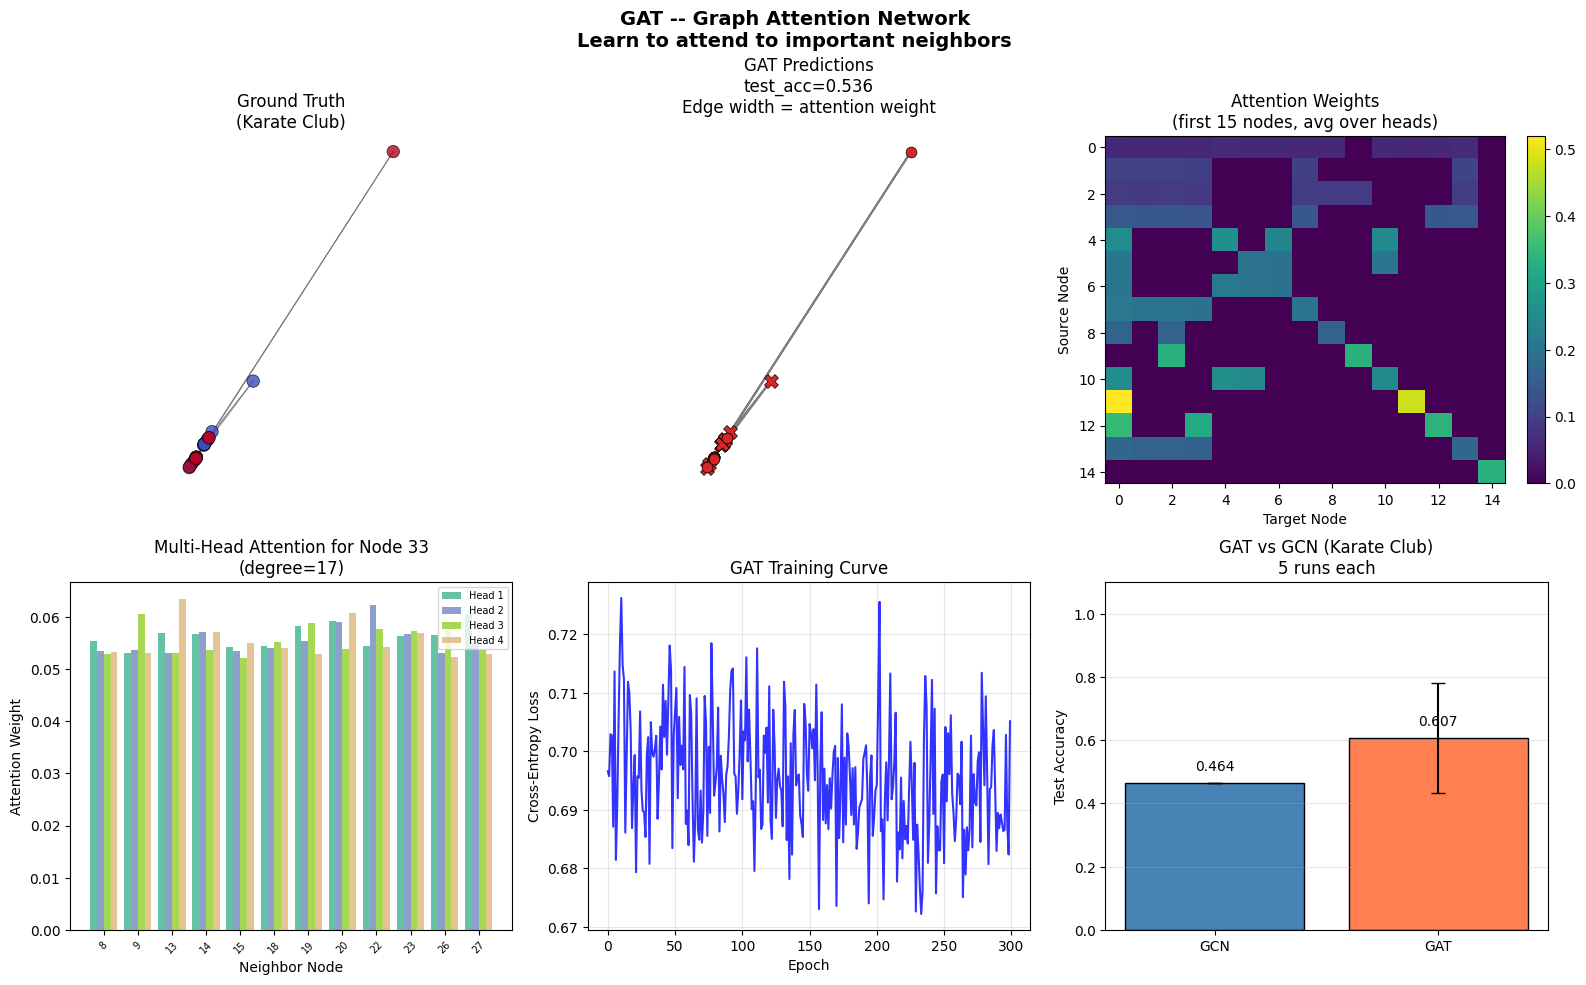

Python code for this plot:
"""
GAT -- Graph Attention Network

Paradigm: ATTENTION ON GRAPHS

===============================================================
WHAT IT IS (THE CORE IDEA)
===============================================================

Not all neighbors are equally important. LEARN attention weights!

THE GAT LAYER:
    h_i' = sigma(SUM_j alpha_ij W h_j)

Where attention alpha_ij = softmax_j(LeakyReLU(a^T [Wh_i || Wh_j]))

BREAKDOWN:
1. W h_i: Transform node i's features (linear projection)
2. W h_j: Transform node j's features (same W)
3. [Wh_i || Wh_j]: Concatenate both projections
4. a^T [...]: Learned attention mechanism (a is a vector)
5. LeakyReLU: Nonlinearity (negative slope 0.2)
6. softmax over j in N(i): Normalize across neighbors
7. Result: Weighted combination of neighbor features

EFFICIENT DECOMPOSITION:
Instead of computing a^T [Wh_i || Wh_j] for every pair:
    a = [a_l || a_r]  (split attention vector)
    e_ij = a_l^T Wh_i + a_r^T Wh_j   (additive decomposition)

This avoids materializing the n x n x 2d concatenation tensor!

===============================================================
MULTI-HEAD ATTENTION
===============================================================

Like Transformers: use multiple independent attention heads!

HIDDEN LAYERS (concatenate):
    h_i' = ||_{k=1}^K sigma(SUM_j alpha_ij^k W^k h_j)

OUTPUT LAYER (average):
    h_i' = (1/K) SUM_k sigma(SUM_j alpha_ij^k W^k h_j)

WHY MULTI-HEAD?
- Different heads can capture different relationships
- Stabilizes the learning process (reduces variance)
- More expressive without proportional parameter increase

===============================================================
GAT vs GCN
===============================================================

GCN:
- Fixed weights based on degree: 1/sqrt(d_i * d_j)
- All neighbors contribute equally (after normalization)
- Simple, fast, fewer parameters

GAT:
- LEARNED weights based on FEATURES
- Different neighbors have different importance
- More expressive, more parameters
- Weights are INTERPRETABLE (can visualize attention)

WHEN ATTENTION HELPS:
- Neighbor importance varies (not all edges equal)
- Relationships are asymmetric (directed or heterogeneous)
- You want interpretability (attention as explanation)
- Enough data to learn meaningful attention patterns

WHEN GCN SUFFICES:
- Homogeneous graphs (all edges similar)
- Small datasets (attention may overfit)
- Computational budget is tight

===============================================================
ATTENTION VISUALIZATION
===============================================================

A powerful benefit: attention weights are INTERPRETABLE!

We can see:
- Which nodes the model focuses on
- What relationships it has learned
- How information flows through the graph
- Whether attention is concentrated or diffuse

HIGH ENTROPY attention = uniform (like GCN)
LOW ENTROPY attention = concentrated (GAT's strength)

===============================================================
INDUCTIVE BIAS
===============================================================

1. FEATURE-BASED ATTENTION
   - Attention depends on node features, not just structure
   - Richer than degree-based GCN weighting

2. LOCAL ATTENTION
   - Only attend to neighbors (masked softmax)
   - Sparse attention pattern (unlike Transformer)

3. SOFT ATTENTION
   - Differentiable (end-to-end training)
   - All neighbors contribute (just with different weights)

4. SHARED MECHANISM
   - Same attention parameters a for all node pairs
   - Inductive: can generalize to new nodes/graphs

===============================================================
"""

import numpy as np
import matplotlib.pyplot as plt
import sys
sys.path.insert(0, '/Users/sid47/ML Algorithms')

from importlib import import_module
graph_module = import_module('35_graph_fundamentals')
Graph = graph_module.Graph
karate_club = graph_module.karate_club
create_community_graph = graph_module.create_community_graph
create_citation_network = graph_module.create_citation_network
create_transductive_split = graph_module.create_transductive_split
spring_layout = graph_module.spring_layout
draw_graph = graph_module.draw_graph

gcn_module = import_module('36_gcn')
softmax = gcn_module.softmax
cross_entropy_loss = gcn_module.cross_entropy_loss
GCN = gcn_module.GCN


# ============================================================
# GAT IMPLEMENTATION
# ============================================================

class GAT:
    """
    Graph Attention Network with full backpropagation.

    Paradigm: ATTENTION ON GRAPHS

    Each layer computes:
        For each head k:
            Wh = X @ W^k                           (project features)
            e_ij = LeakyReLU(a_l^k . Wh_i + a_r^k . Wh_j)  (attention logits)
            alpha_ij = softmax_j(e_ij)  over N(i)   (attention weights)
            h_i'^k = SUM_j alpha_ij^k * Wh_j        (aggregate)

        Hidden layers: h' = CONCAT(head_1, ..., head_K) then ReLU
        Output layer:  h' = MEAN(head_1, ..., head_K) then softmax

    Full gradient-based training with backprop through attention.
    """

    def __init__(self, n_features, n_hidden, n_classes, n_layers=2,
                 n_heads=4, dropout=0.5, lr=0.01, random_state=None):
        """
        Parameters:
        -----------
        n_features : int
            Input feature dimension
        n_hidden : int
            Hidden dimension PER HEAD (total hidden = n_hidden * n_heads for concat layers)
        n_classes : int
            Number of output classes
        n_layers : int
            Number of GAT layers (2-3 recommended)
        n_heads : int
            Number of attention heads per layer
        dropout : float
            Dropout rate for features and attention
        lr : float
            Learning rate
        random_state : int or None
        """
        self.n_features = n_features
        self.n_hidden = n_hidden
        self.n_classes = n_classes
        self.n_layers = n_layers
        self.n_heads = n_heads
        self.dropout = dropout
        self.lr = lr
        self.random_state = random_state

        self._init_weights()

    def _init_weights(self):
        """Xavier initialization for W and a per head per layer."""
        if self.random_state is not None:
            np.random.seed(self.random_state)

        # Layer dimensions:
        # Layer 0: n_features -> n_hidden (per head), n_heads heads, concat -> n_hidden * n_heads
        # Layer 1..n_layers-2: n_hidden * n_heads -> n_hidden (per head), concat
        # Layer n_layers-1: n_hidden * n_heads -> n_classes (per head), AVERAGE heads

        self.W = []   # W[layer][head]: (in_dim, out_dim)
        self.a_l = [] # a_l[layer][head]: (out_dim, 1) -- left attention
        self.a_r = [] # a_r[layer][head]: (out_dim, 1) -- right attention

        for layer in range(self.n_layers):
            # Input dimension for this layer
            if layer == 0:
                in_dim = self.n_features
            else:
                in_dim = self.n_hidden * self.n_heads

            # Output dimension for this layer
            is_last = (layer == self.n_layers - 1)
            if is_last:
                out_dim = self.n_classes
                n_heads_this = self.n_heads  # still use multi-head, but average
            else:
                out_dim = self.n_hidden
                n_heads_this = self.n_heads

            W_layer = []
            a_l_layer = []
            a_r_layer = []

            for h in range(n_heads_this):
                # Xavier initialization
                std = np.sqrt(2.0 / (in_dim + out_dim))
                W_layer.append(np.random.randn(in_dim, out_dim) * std)

                # Attention vectors -- small init
                a_l_layer.append(np.random.randn(out_dim, 1) * 0.1)
                a_r_layer.append(np.random.randn(out_dim, 1) * 0.1)

            self.W.append(W_layer)
            self.a_l.append(a_l_layer)
            self.a_r.append(a_r_layer)

    def _leaky_relu(self, x, alpha=0.2):
        """LeakyReLU activation."""
        return np.where(x > 0, x, alpha * x)

    def _leaky_relu_grad(self, x, alpha=0.2):
        """Gradient of LeakyReLU."""
        return np.where(x > 0, 1.0, alpha)

    def forward(self, graph, training=True):
        """
        Forward pass through all GAT layers.

        Returns: (output_probs, cache)

        Cache stores all intermediates needed for backpropagation:
        - A_self: adjacency with self-loops
        - H_input[layer]: input features to each layer
        - Wh[layer][head]: projected features
        - e_raw[layer][head]: raw attention logits (before LeakyReLU)
        - e_lrelu[layer][head]: after LeakyReLU
        - alpha[layer][head]: attention weights after masked softmax
        - head_out[layer][head]: per-head output (alpha @ Wh)
        - H_pre_act[layer]: concatenated/averaged multi-head output
        - dropout_masks[layer]: dropout masks for features
        - attn_dropout_masks[layer][head]: dropout masks for attention
        """
        A = graph.A
        n = graph.n_nodes
        A_self = A + np.eye(n)

        H = graph.X.copy()

        cache = {
            'A_self': A_self,
            'H_input': [],
            'Wh': [],
            'e_raw': [],
            'e_lrelu': [],
            'alpha': [],
            'head_out': [],
            'H_pre_act': [],
            'dropout_masks': [],
            'attn_dropout_masks': [],
        }

        for layer in range(self.n_layers):
            is_last = (layer == self.n_layers - 1)
            n_heads_this = self.n_heads

            cache['H_input'].append(H.copy())

            # Feature dropout (not on last layer)
            if training and self.dropout > 0 and not is_last:
                drop_mask = (np.random.rand(*H.shape) > self.dropout).astype(float)
                H_dropped = H * drop_mask / (1 - self.dropout + 1e-10)
                cache['dropout_masks'].append(drop_mask)
            else:
                H_dropped = H.copy()
                cache['dropout_masks'].append(np.ones_like(H))

            Wh_heads = []
            e_raw_heads = []
            e_lrelu_heads = []
            alpha_heads = []
            head_out_list = []
            attn_drop_heads = []

            for h in range(n_heads_this):
                W = self.W[layer][h]
                al = self.a_l[layer][h]
                ar = self.a_r[layer][h]

                # Project: Wh = H @ W  (n x out_dim)
                Wh = H_dropped @ W
                Wh_heads.append(Wh)

                # Attention logits: e_ij = a_l^T Wh_i + a_r^T Wh_j
                e_l = Wh @ al  # (n, 1)
                e_r = Wh @ ar  # (n, 1)
                e_raw = e_l + e_r.T  # (n, n) via broadcasting
                e_raw_heads.append(e_raw)

                # LeakyReLU
                e_lr = self._leaky_relu(e_raw)
                e_lrelu_heads.append(e_lr)

                # Masked softmax over neighbors (+ self-loops)
                e_masked = np.where(A_self > 0, e_lr, -1e9)
                e_max = np.max(e_masked, axis=1, keepdims=True)
                exp_e = np.exp(e_masked - e_max)
                exp_e = np.where(A_self > 0, exp_e, 0.0)
                alpha = exp_e / (np.sum(exp_e, axis=1, keepdims=True) + 1e-10)
                alpha_heads.append(alpha)

                # Attention dropout
                if training and self.dropout > 0:
                    attn_mask = (np.random.rand(*alpha.shape) > self.dropout).astype(float)
                    alpha_d = alpha * attn_mask
                    alpha_sum = np.sum(alpha_d, axis=1, keepdims=True) + 1e-10
                    alpha_d = alpha_d / alpha_sum
                    attn_drop_heads.append(attn_mask)
                else:
                    alpha_d = alpha
                    attn_drop_heads.append(np.ones_like(alpha))

                # Aggregate: h_i' = SUM_j alpha_ij * Wh_j
                h_head = alpha_d @ Wh
                head_out_list.append(h_head)

            cache['Wh'].append(Wh_heads)
            cache['e_raw'].append(e_raw_heads)
            cache['e_lrelu'].append(e_lrelu_heads)
            cache['alpha'].append(alpha_heads)
            cache['head_out'].append(head_out_list)
            cache['attn_dropout_masks'].append(attn_drop_heads)

            # Combine heads
            if is_last:
                # Output layer: AVERAGE heads
                H_combined = np.mean(head_out_list, axis=0)
            else:
                # Hidden layer: CONCATENATE heads
                H_combined = np.concatenate(head_out_list, axis=1)

            cache['H_pre_act'].append(H_combined.copy())

            # Activation
            if is_last:
                # Softmax for classification
                e_out = np.exp(H_combined - np.max(H_combined, axis=1, keepdims=True))
                H = e_out / (np.sum(e_out, axis=1, keepdims=True) + 1e-10)
            else:
                # ReLU for hidden layers
                H = np.maximum(H_combined, 0)

        # Cache for get_attention_weights
        self._last_cache = cache

        return H, cache

    def backward(self, graph, y, mask, cache):
        """
        Full backpropagation through all GAT layers.

        Computes gradients through:
        1. Softmax + cross-entropy (output layer)
        2. Attention weights (alpha) via masked softmax
        3. LeakyReLU on attention logits
        4. Projection weights W and attention vectors a_l, a_r

        Updates all parameters using gradient descent.
        """
        n = graph.n_nodes
        A_self = cache['A_self']
        n_train = max(np.sum(mask), 1)

        # --- Output layer gradient: cross-entropy + softmax ---
        H_pre_act_last = cache['H_pre_act'][-1]
        # Recompute softmax for numerical consistency
        e_out = np.exp(H_pre_act_last - np.max(H_pre_act_last, axis=1, keepdims=True))
        probs = e_out / (np.sum(e_out, axis=1, keepdims=True) + 1e-10)

        # dL/dZ (softmax + cross-entropy combined)
        dZ = probs.copy()
        dZ[np.arange(n), y] -= 1
        mask_float = mask.astype(float)
        dZ = dZ * mask_float[:, None] / n_train

        # Backprop layer by layer (reverse order)
        for layer in range(self.n_layers - 1, -1, -1):
            is_last = (layer == self.n_layers - 1)
            n_heads_this = self.n_heads

            H_in = cache['H_input'][layer]
            drop_mask = cache['dropout_masks'][layer]
            if self.dropout > 0 and not is_last:
                H_dropped = H_in * drop_mask / (1 - self.dropout + 1e-10)
            else:
                H_dropped = H_in.copy()

            if not is_last:
                # Backprop through ReLU
                relu_mask = (cache['H_pre_act'][layer] > 0).astype(float)
                dZ = dZ * relu_mask

            # Split gradient into per-head gradients
            if is_last:
                # Average: dL/d(head_k) = dZ / n_heads
                dH_heads = [dZ / n_heads_this for _ in range(n_heads_this)]
            else:
                # Concatenate: split dZ along feature axis
                out_dim = self.n_hidden
                dH_heads = []
                for h in range(n_heads_this):
                    dH_heads.append(dZ[:, h * out_dim : (h + 1) * out_dim])

            # Accumulate gradient for input (backprop to previous layer)
            if layer > 0:
                dH_prev = np.zeros_like(H_in)

            for h in range(n_heads_this):
                W = self.W[layer][h]
                al = self.a_l[layer][h]
                ar = self.a_r[layer][h]
                Wh = cache['Wh'][layer][h]
                alpha = cache['alpha'][layer][h]
                attn_mask = cache['attn_dropout_masks'][layer][h]
                e_raw = cache['e_raw'][layer][h]

                # Reconstruct alpha after dropout
                alpha_d = alpha * attn_mask
                alpha_sum = np.sum(alpha_d, axis=1, keepdims=True) + 1e-10
                alpha_d = alpha_d / alpha_sum

                dH_head = dH_heads[h]  # (n, out_dim)

                # --- Gradient through h_head = alpha_d @ Wh ---
                d_alpha_d = dH_head @ Wh.T       # dL/d(alpha_d): (n x n)
                dWh_agg = alpha_d.T @ dH_head     # dL/d(Wh) from aggregation

                # --- Gradient through attention dropout + renormalization ---
                d_alpha_raw = d_alpha_d * attn_mask / alpha_sum
                row_dot = np.sum(d_alpha_raw * alpha_d, axis=1, keepdims=True)
                d_alpha_raw = d_alpha_raw - alpha_d * row_dot

                # --- Gradient through masked softmax (Jacobian) ---
                d_e_lrelu = alpha * d_alpha_raw
                row_sums = np.sum(d_e_lrelu, axis=1, keepdims=True)
                d_e_lrelu = d_e_lrelu - alpha * row_sums
                d_e_lrelu = np.where(A_self > 0, d_e_lrelu, 0.0)

                # --- Gradient through LeakyReLU ---
                d_e_raw = d_e_lrelu * self._leaky_relu_grad(e_raw)

                # --- Gradient through attention logits ---
                # e_ij = a_l^T Wh_i + a_r^T Wh_j
                d_e_row_sum = np.sum(d_e_raw, axis=1, keepdims=True)  # (n, 1)
                d_e_col_sum = np.sum(d_e_raw, axis=0, keepdims=True).T  # (n, 1)

                d_al = Wh.T @ d_e_row_sum  # (out_dim, 1)
                d_ar = Wh.T @ d_e_col_sum  # (out_dim, 1)

                # dWh from attention path
                dWh_attn = d_e_row_sum @ al.T + d_e_col_sum @ ar.T

                # Total dWh = aggregation path + attention path
                dWh = dWh_agg + dWh_attn

                # --- Gradient for W: Wh = H_dropped @ W ---
                dW = H_dropped.T @ dWh

                # --- Gradient for input (backprop to previous layer) ---
                if layer > 0:
                    dH_drop = dWh @ W.T
                    if self.dropout > 0 and not is_last:
                        dH_in = dH_drop * drop_mask / (1 - self.dropout + 1e-10)
                    else:
                        dH_in = dH_drop
                    dH_prev += dH_in

                # --- Update parameters ---
                self.W[layer][h] -= self.lr * dW
                self.a_l[layer][h] -= self.lr * d_al
                self.a_r[layer][h] -= self.lr * d_ar

            # Pass gradient to previous layer
            if layer > 0:
                dZ = dH_prev

    def fit(self, graph, labels, train_mask, n_epochs=200, verbose=True):
        """
        Train GAT on a graph with transductive split.

        Parameters:
        -----------
        graph : Graph
            Input graph (uses graph.A and graph.X)
        labels : ndarray
            Node labels (all nodes, but only train_mask used for loss)
        train_mask : boolean array
            Which nodes are in training set
        n_epochs : int
            Number of training epochs
        verbose : bool
            Print progress every 50 epochs

        Returns: loss_history (list of floats)
        """
        loss_history = []

        for epoch in range(n_epochs):
            # Forward pass
            probs, cache = self.forward(graph, training=True)

            # Compute loss
            loss = cross_entropy_loss(probs, labels, train_mask)
            loss_history.append(loss)

            # Backward pass (updates parameters)
            self.backward(graph, labels, train_mask, cache)

            if verbose and (epoch + 1) % 50 == 0:
                preds = np.argmax(probs, axis=1)
                train_acc = np.mean(preds[train_mask] == labels[train_mask])
                print(f"  Epoch {epoch+1:>4}: loss={loss:.4f}, train_acc={train_acc:.3f}")

        return loss_history

    def predict(self, graph):
        """Predict node labels."""
        probs, _ = self.forward(graph, training=False)
        return np.argmax(probs, axis=1)

    def predict_proba(self, graph):
        """Predict node class probabilities."""
        probs, _ = self.forward(graph, training=False)
        return probs

    def get_embeddings(self, graph):
        """Get penultimate layer node embeddings."""
        _, cache = self.forward(graph, training=False)
        # Penultimate = H_pre_act of the second-to-last layer with ReLU applied
        if self.n_layers >= 2:
            return np.maximum(cache['H_pre_act'][-2], 0)
        else:
            return cache['H_input'][0]

    def get_attention_weights(self, layer=0):
        """
        Get attention matrices per head for a given layer.

        Must call forward() or predict() first to populate the cache.

        Returns: list of (n x n) attention matrices, one per head
        """
        if not hasattr(self, '_last_cache'):
            return None
        if layer >= len(self._last_cache.get('alpha', [])):
            return None
        return self._last_cache['alpha'][layer]


# ============================================================
# ABLATION EXPERIMENTS
# ============================================================

def ablation_experiments():
    """
    Ablation experiments for GAT:
    1. Number of attention heads
    2. GAT vs GCN comparison
    3. Attention dropout rates
    4. Attention entropy analysis
    5. Number of layers (over-smoothing)
    """
    print("\n" + "=" * 60)
    print("ABLATION EXPERIMENTS")
    print("=" * 60)

    np.random.seed(42)

    # Setup: community graph
    graph, labels = create_community_graph(
        n_communities=3, nodes_per_community=25,
        p_in=0.25, p_out=0.02, feature_dim=16, random_state=42
    )
    n_classes = 3
    train_mask, val_mask, test_mask = create_transductive_split(
        graph.n_nodes, labels, train_ratio=0.15, val_ratio=0.1
    )

    # -------- 1. Number of Attention Heads --------
    print("\n1. NUMBER OF ATTENTION HEADS")
    print("-" * 40)
    print("More heads = more stable, more perspectives")

    for n_heads in [1, 2, 4, 8]:
        accs = []
        for run in range(3):
            model = GAT(graph.X.shape[1], 8, n_classes, n_layers=2,
                        n_heads=n_heads, dropout=0.3, lr=0.01,
                        random_state=42 + run)
            model.fit(graph, labels, train_mask, n_epochs=200, verbose=False)
            preds = model.predict(graph)
            accs.append(np.mean(preds[test_mask] == labels[test_mask]))

        print(f"  n_heads={n_heads}  test_acc={np.mean(accs):.3f} +/- {np.std(accs):.3f}")

    print("-> Multi-head attention improves stability")
    print("-> 4 heads is a good default (balance of expressiveness and parameters)")

    # -------- 2. GAT vs GCN --------
    print("\n2. GAT vs GCN COMPARISON")
    print("-" * 40)

    datasets_for_comparison = {
        'community_3': (graph, labels, train_mask, test_mask, n_classes),
    }
    # Add karate club
    g_kc, l_kc = karate_club()
    tm_kc, _, tsm_kc = create_transductive_split(
        g_kc.n_nodes, l_kc, train_ratio=0.15, val_ratio=0.1
    )
    datasets_for_comparison['karate_club'] = (g_kc, l_kc, tm_kc, tsm_kc, 2)

    for dname, (g, l, tm, tsm, nc) in datasets_for_comparison.items():
        # GAT
        gat_accs = []
        for run in range(3):
            model = GAT(g.X.shape[1], 8, nc, n_layers=2, n_heads=4,
                        dropout=0.3, lr=0.01, random_state=42 + run)
            model.fit(g, l, tm, n_epochs=200, verbose=False)
            preds = model.predict(g)
            gat_accs.append(np.mean(preds[tsm] == l[tsm]))

        # GCN
        gcn_accs = []
        for run in range(3):
            gcn = GCN(g.X.shape[1], 16, nc, n_layers=2, dropout=0.3,
                      lr=0.01, random_state=42 + run)
            gcn.fit(g, l, tm, n_epochs=200, verbose=False)
            preds = gcn.predict(g)
            gcn_accs.append(np.mean(preds[tsm] == l[tsm]))

        print(f"  {dname}:")
        print(f"    GAT: {np.mean(gat_accs):.3f} +/- {np.std(gat_accs):.3f}")
        print(f"    GCN: {np.mean(gcn_accs):.3f} +/- {np.std(gcn_accs):.3f}")

    print("-> GAT learns adaptive weights; GCN uses fixed degree-based weights")
    print("-> Advantage depends on whether attention helps for the task")

    # -------- 3. Attention Dropout --------
    print("\n3. ATTENTION DROPOUT")
    print("-" * 40)

    for dropout in [0.0, 0.3, 0.6]:
        accs = []
        for run in range(3):
            model = GAT(graph.X.shape[1], 8, n_classes, n_layers=2,
                        n_heads=4, dropout=dropout, lr=0.01,
                        random_state=42 + run)
            model.fit(graph, labels, train_mask, n_epochs=200, verbose=False)
            preds = model.predict(graph)
            accs.append(np.mean(preds[test_mask] == labels[test_mask]))

        print(f"  dropout={dropout:.1f}  test_acc={np.mean(accs):.3f} +/- {np.std(accs):.3f}")

    print("-> Moderate dropout (0.3-0.5) helps regularization")
    print("-> Too much dropout destabilizes attention learning")

    # -------- 4. Attention Entropy Analysis --------
    print("\n4. ATTENTION ENTROPY ANALYSIS")
    print("-" * 40)
    print("High entropy = uniform attention (like GCN)")
    print("Low entropy = concentrated attention (GAT's strength)")

    model = GAT(graph.X.shape[1], 8, n_classes, n_layers=2,
                n_heads=4, dropout=0.0, lr=0.01, random_state=42)
    model.fit(graph, labels, train_mask, n_epochs=200, verbose=False)
    _ = model.predict(graph)  # populate cache

    attn_weights = model.get_attention_weights(layer=0)
    if attn_weights is not None:
        for h_idx, attn in enumerate(attn_weights[:4]):
            entropies = []
            for i in range(graph.n_nodes):
                neighbors_mask = (graph.A + np.eye(graph.n_nodes))[i] > 0
                attn_row = attn[i, neighbors_mask]
                attn_row = attn_row[attn_row > 1e-10]
                if len(attn_row) > 0:
                    entropy = -np.sum(attn_row * np.log(attn_row + 1e-10))
                    entropies.append(entropy)
            deg = graph.degrees()
            max_entropy = np.mean(np.log(deg + 1 + 1e-10))
            print(f"  Head {h_idx}: avg_entropy={np.mean(entropies):.3f}"
                  f"  max_possible~={max_entropy:.3f}"
                  f"  ratio={np.mean(entropies)/max_entropy:.2f}")

    print("-> Ratio < 1 means attention is NOT uniform")
    print("-> Different heads may have different entropy patterns")

    # -------- 5. Number of Layers (Over-smoothing) --------
    print("\n5. NUMBER OF LAYERS (Over-Smoothing)")
    print("-" * 40)

    for n_layers in [1, 2, 3, 4, 6]:
        accs = []
        for run in range(3):
            model = GAT(graph.X.shape[1], 8, n_classes, n_layers=n_layers,
                        n_heads=4, dropout=0.3, lr=0.01,
                        random_state=42 + run)
            model.fit(graph, labels, train_mask, n_epochs=200, verbose=False)
            preds = model.predict(graph)
            accs.append(np.mean(preds[test_mask] == labels[test_mask]))

        # Measure embedding similarity
        emb = model.get_embeddings(graph)
        norms = np.linalg.norm(emb, axis=1, keepdims=True)
        norms = np.maximum(norms, 1e-8)
        emb_norm = emb / norms
        cos_sim = emb_norm @ emb_norm.T
        avg_sim = (np.sum(cos_sim) - graph.n_nodes) / (graph.n_nodes * (graph.n_nodes - 1))

        print(f"  layers={n_layers}  test_acc={np.mean(accs):.3f}"
              f"  avg_cos_sim={avg_sim:.3f}")

    print("-> 2-3 layers optimal (same as GCN)")
    print("-> Attention does NOT prevent over-smoothing")
    print("-> Deep GAT still has all nodes converging")


# ============================================================
# BENCHMARK
# ============================================================

def benchmark_on_datasets():
    """Benchmark GAT across standard graph datasets."""
    print("\n" + "=" * 60)
    print("BENCHMARK: GAT on Graph Datasets")
    print("=" * 60)

    results = {}

    datasets = {
        'karate_club': (karate_club, 2),
        'community_2': (lambda: create_community_graph(2, 25, 0.3, 0.02), 2),
        'community_3': (lambda: create_community_graph(3, 20, 0.3, 0.02), 3),
        'community_4': (lambda: create_community_graph(4, 15, 0.3, 0.02), 4),
        'citation': (lambda: create_citation_network(100, 3, 16), 3),
    }

    print(f"\n{'Dataset':<15} {'Train Acc':<12} {'Test Acc':<12} {'Nodes':<8}")
    print("-" * 50)

    for name, (dataset_fn, n_classes) in datasets.items():
        g, l = dataset_fn()
        train_mask, val_mask, test_mask = create_transductive_split(
            g.n_nodes, l, train_ratio=0.15, val_ratio=0.1
        )

        model = GAT(
            g.X.shape[1], 8, n_classes, n_layers=2,
            n_heads=4, dropout=0.5, lr=0.01, random_state=42
        )
        model.fit(g, l, train_mask, n_epochs=200, verbose=False)

        preds = model.predict(g)
        train_acc = np.mean(preds[train_mask] == l[train_mask])
        test_acc = np.mean(preds[test_mask] == l[test_mask])

        results[name] = {'train_acc': train_acc, 'test_acc': test_acc}
        print(f"{name:<15} {train_acc:<12.3f} {test_acc:<12.3f} {g.n_nodes:<8}")

    return results


# ============================================================
# VISUALIZATIONS
# ============================================================

def visualize_gat():
    """
    Main GAT visualization: 2x3 grid.

    Panel 1: Ground truth graph
    Panel 2: GAT predictions with attention-weighted edges
    Panel 3: Attention heatmap (subset of nodes)
    Panel 4: Multi-head attention comparison
    Panel 5: Training curve
    Panel 6: GAT vs GCN bar chart

    Returns: fig
    Saves: 38_gat.png
    """
    print("\nGenerating: GAT visualization...")

    fig, axes = plt.subplots(2, 3, figsize=(16, 10))
    np.random.seed(42)

    # Setup
    graph, labels = karate_club()
    n_classes = 2
    train_mask, val_mask, test_mask = create_transductive_split(
        graph.n_nodes, labels, train_ratio=0.15, val_ratio=0.1
    )
    pos = spring_layout(graph, seed=42)

    # Train GAT
    model = GAT(graph.X.shape[1], 8, n_classes, n_layers=2,
                n_heads=4, dropout=0.3, lr=0.01, random_state=42)
    losses = model.fit(graph, labels, train_mask, n_epochs=300, verbose=False)

    preds = model.predict(graph)
    test_acc = np.mean(preds[test_mask] == labels[test_mask])

    # Populate attention cache
    _ = model.forward(graph, training=False)
    attn_weights = model.get_attention_weights(layer=0)

    # ============ Panel 1: Ground Truth ============
    ax = axes[0, 0]
    draw_graph(graph, labels, pos, ax,
               title='Ground Truth\n(Karate Club)', cmap='coolwarm')

    # ============ Panel 2: GAT Predictions + Attention Edges ============
    ax = axes[0, 1]

    # Draw edges with attention-based width
    if attn_weights is not None:
        avg_attn = np.mean(attn_weights, axis=0)  # average over heads
        for i in range(graph.n_nodes):
            for j in range(i + 1, graph.n_nodes):
                if graph.A[i, j] > 0:
                    w = (avg_attn[i, j] + avg_attn[j, i]) / 2
                    ax.plot([pos[i, 0], pos[j, 0]], [pos[i, 1], pos[j, 1]],
                            'gray', alpha=min(0.9, w * 8), linewidth=max(0.3, w * 6))
    else:
        for i in range(graph.n_nodes):
            for j in range(i + 1, graph.n_nodes):
                if graph.A[i, j] > 0:
                    ax.plot([pos[i, 0], pos[j, 0]], [pos[i, 1], pos[j, 1]],
                            'gray', alpha=0.2, linewidth=0.5)

    # Color by prediction, mark errors
    for i in range(graph.n_nodes):
        c = 'C0' if preds[i] == 0 else 'C3'
        marker = 'o' if preds[i] == labels[i] else 'X'
        ms = 60 if preds[i] == labels[i] else 100
        ax.scatter(pos[i, 0], pos[i, 1], c=c, s=ms, marker=marker,
                   edgecolors='black', linewidths=0.5, zorder=5)

    ax.set_title(f'GAT Predictions\ntest_acc={test_acc:.3f}\n'
                 f'Edge width = attention weight')
    ax.set_aspect('equal')
    ax.axis('off')

    # ============ Panel 3: Attention Heatmap ============
    ax = axes[0, 2]

    if attn_weights is not None:
        avg_attn = np.mean(attn_weights, axis=0)
        subset = list(range(min(15, graph.n_nodes)))
        attn_sub = avg_attn[np.ix_(subset, subset)]

        im = ax.imshow(attn_sub, cmap='viridis', aspect='auto')
        ax.set_xlabel('Target Node')
        ax.set_ylabel('Source Node')
        ax.set_title('Attention Weights\n(first 15 nodes, avg over heads)')
        plt.colorbar(im, ax=ax, fraction=0.046)
    else:
        ax.text(0.5, 0.5, 'No attention\nweights available',
                ha='center', va='center', transform=ax.transAxes)
        ax.set_title('Attention Heatmap')

    # ============ Panel 4: Multi-Head Comparison ============
    ax = axes[1, 0]

    if attn_weights is not None and len(attn_weights) >= 2:
        # Pick a high-degree node
        degrees = graph.degrees()
        node = int(np.argmax(degrees))
        nbrs = list(graph.neighbors(node)) + [node]
        nbrs = sorted(nbrs)[:12]  # limit to 12 for readability
        n_nbrs = len(nbrs)

        x_pos = np.arange(n_nbrs)
        width = 0.8 / min(4, len(attn_weights))
        colors = plt.cm.Set2(np.linspace(0, 0.8, min(4, len(attn_weights))))

        for h_idx in range(min(4, len(attn_weights))):
            weights = attn_weights[h_idx][node, nbrs]
            ax.bar(x_pos + h_idx * width, weights, width,
                   label=f'Head {h_idx+1}', color=colors[h_idx])

        ax.set_xticks(x_pos + width * (min(4, len(attn_weights)) - 1) / 2)
        ax.set_xticklabels([f'{n}' for n in nbrs], fontsize=7, rotation=45)
        ax.set_xlabel('Neighbor Node')
        ax.set_ylabel('Attention Weight')
        ax.set_title(f'Multi-Head Attention for Node {node}\n'
                     f'(degree={int(degrees[node])})')
        ax.legend(fontsize=7, loc='upper right')
    else:
        ax.text(0.5, 0.5, 'Multi-head comparison\nnot available',
                ha='center', va='center', transform=ax.transAxes)
        ax.set_title('Multi-Head Attention')

    # ============ Panel 5: Training Curve ============
    ax = axes[1, 1]
    ax.plot(losses, 'b-', linewidth=1.5, alpha=0.8)
    ax.set_xlabel('Epoch')
    ax.set_ylabel('Cross-Entropy Loss')
    ax.set_title('GAT Training Curve')
    ax.grid(True, alpha=0.3)

    # ============ Panel 6: GAT vs GCN Bar Chart ============
    ax = axes[1, 2]

    n_runs = 5
    gat_accs = []
    gcn_accs = []

    for run in range(n_runs):
        # GAT
        g, l = karate_club()
        tm, _, tsm = create_transductive_split(g.n_nodes, l, 0.15, 0.1)
        m = GAT(g.X.shape[1], 8, 2, n_layers=2, n_heads=4,
                dropout=0.3, lr=0.01, random_state=42 + run)
        m.fit(g, l, tm, n_epochs=200, verbose=False)
        gat_accs.append(np.mean(m.predict(g)[tsm] == l[tsm]))

        # GCN
        g2, l2 = karate_club()
        gcn = GCN(g2.X.shape[1], 16, 2, n_layers=2, dropout=0.3,
                  lr=0.01, random_state=42 + run)
        gcn.fit(g2, l2, tm, n_epochs=200, verbose=False)
        gcn_accs.append(np.mean(gcn.predict(g2)[tsm] == l2[tsm]))

    x = np.arange(2)
    means = [np.mean(gcn_accs), np.mean(gat_accs)]
    stds = [np.std(gcn_accs), np.std(gat_accs)]

    bars = ax.bar(x, means, yerr=stds, capsize=5,
                  color=['steelblue', 'coral'], edgecolor='black')
    ax.set_xticks(x)
    ax.set_xticklabels(['GCN', 'GAT'])
    ax.set_ylabel('Test Accuracy')
    ax.set_title(f'GAT vs GCN (Karate Club)\n{n_runs} runs each')
    ax.set_ylim(0, 1.1)
    ax.grid(True, alpha=0.3, axis='y')

    # Add value labels on bars
    for bar, m in zip(bars, means):
        ax.text(bar.get_x() + bar.get_width() / 2, bar.get_height() + 0.03,
                f'{m:.3f}', ha='center', va='bottom', fontsize=10)

    plt.suptitle('GAT -- Graph Attention Network\n'
                 'Learn to attend to important neighbors',
                 fontsize=14, fontweight='bold')
    plt.tight_layout()

    save_path = '/Users/sid47/ML Algorithms/38_gat.png'
    fig.savefig(save_path, dpi=100, bbox_inches='tight')
    print(f"Saved: {save_path}")

    return fig


def visualize_attention_patterns():
    """
    Attention pattern analysis: 1x3 grid.

    Panel 1: Attention entropy per node (colored by degree)
    Panel 2: Attention distribution for hub vs leaf node
    Panel 3: Attention vs graph structure (degree correlation)

    Returns: fig
    Saves: 38_gat_attention.png
    """
    print("\nGenerating: Attention pattern visualization...")

    fig, axes = plt.subplots(1, 3, figsize=(15, 5))
    np.random.seed(42)

    # Use community graph for richer structure
    graph, labels = create_community_graph(
        n_communities=3, nodes_per_community=20,
        p_in=0.3, p_out=0.02, feature_dim=16, random_state=42
    )
    n_classes = 3
    train_mask, _, test_mask = create_transductive_split(
        graph.n_nodes, labels, train_ratio=0.15, val_ratio=0.1
    )

    model = GAT(graph.X.shape[1], 8, n_classes, n_layers=2,
                n_heads=4, dropout=0.0, lr=0.01, random_state=42)
    model.fit(graph, labels, train_mask, n_epochs=200, verbose=False)
    _ = model.forward(graph, training=False)
    attn_weights = model.get_attention_weights(layer=0)

    degrees = graph.degrees()
    A_self = graph.A + np.eye(graph.n_nodes)

    # ============ Panel 1: Attention Entropy per Node ============
    ax = axes[0]

    if attn_weights is not None:
        avg_attn = np.mean(attn_weights, axis=0)

        entropies = []
        for i in range(graph.n_nodes):
            nbr_mask = A_self[i] > 0
            row = avg_attn[i, nbr_mask]
            row = row[row > 1e-10]
            if len(row) > 0:
                ent = -np.sum(row * np.log(row + 1e-10))
            else:
                ent = 0.0
            entropies.append(ent)

        entropies = np.array(entropies)

        sc = ax.scatter(degrees, entropies, c=labels, cmap='Set1',
                        s=50, alpha=0.7, edgecolors='black', linewidths=0.5)
        ax.set_xlabel('Node Degree')
        ax.set_ylabel('Attention Entropy')
        ax.set_title('Attention Entropy per Node\n'
                     'Higher = more uniform attention')
        ax.grid(True, alpha=0.3)

        # Add max entropy line (log(degree+1) for self-loop)
        deg_range = np.linspace(1, max(degrees) + 1, 50)
        ax.plot(deg_range - 1, np.log(deg_range), 'k--', alpha=0.5,
                label='Max entropy = log(deg+1)')
        ax.legend(fontsize=8)
    else:
        ax.text(0.5, 0.5, 'No attention data', ha='center', va='center',
                transform=ax.transAxes)

    # ============ Panel 2: Hub vs Leaf Attention ============
    ax = axes[1]

    if attn_weights is not None:
        # Find hub (highest degree) and leaf (lowest degree) nodes
        hub_node = int(np.argmax(degrees))
        leaf_candidates = np.where(degrees > 0)[0]
        leaf_node = int(leaf_candidates[np.argmin(degrees[leaf_candidates])])

        avg_attn = np.mean(attn_weights, axis=0)

        for node, name, color in [(hub_node, 'Hub', 'coral'),
                                   (leaf_node, 'Leaf', 'steelblue')]:
            nbr_mask = A_self[node] > 0
            weights = avg_attn[node, nbr_mask]
            n_nbrs = len(weights)
            uniform = np.ones(n_nbrs) / n_nbrs

            x_pos = np.arange(n_nbrs)
            width = 0.35

            if node == hub_node:
                bars = ax.bar(x_pos[:min(15, n_nbrs)] - width/2,
                              weights[:min(15, n_nbrs)], width,
                              label=f'{name} (deg={int(degrees[node])})',
                              color=color, alpha=0.7)
                ax.bar(x_pos[:min(15, n_nbrs)] - width/2,
                       uniform[:min(15, n_nbrs)], width,
                       fill=False, edgecolor=color, linestyle='--', linewidth=1)
            else:
                bars = ax.bar(x_pos[:min(15, n_nbrs)] + width/2,
                              weights[:min(15, n_nbrs)], width,
                              label=f'{name} (deg={int(degrees[node])})',
                              color=color, alpha=0.7)
                ax.bar(x_pos[:min(15, n_nbrs)] + width/2,
                       uniform[:min(15, n_nbrs)], width,
                       fill=False, edgecolor=color, linestyle='--', linewidth=1)

        ax.set_xlabel('Neighbor Index')
        ax.set_ylabel('Attention Weight')
        ax.set_title('Hub vs Leaf Node Attention\n'
                     'Dashed = uniform (what GCN does)')
        ax.legend(fontsize=8)
    else:
        ax.text(0.5, 0.5, 'No attention data', ha='center', va='center',
                transform=ax.transAxes)

    # ============ Panel 3: Attention vs Structure ============
    ax = axes[2]

    if attn_weights is not None:
        avg_attn = np.mean(attn_weights, axis=0)

        # For each edge, compare attention weight to GCN-style weight
        gcn_weights = []
        gat_weights = []

        for i in range(graph.n_nodes):
            for j in range(graph.n_nodes):
                if A_self[i, j] > 0 and i != j:
                    # GCN weight: 1/sqrt(d_i * d_j) (approximate)
                    gcn_w = 1.0 / np.sqrt((degrees[i] + 1) * (degrees[j] + 1))
                    gcn_weights.append(gcn_w)
                    gat_weights.append(avg_attn[i, j])

        gcn_weights = np.array(gcn_weights)
        gat_weights = np.array(gat_weights)

        ax.scatter(gcn_weights, gat_weights, s=10, alpha=0.3, c='steelblue')
        ax.set_xlabel('GCN Weight (degree-based)')
        ax.set_ylabel('GAT Weight (learned)')
        ax.set_title('GAT vs GCN Weights per Edge\n'
                     'Off-diagonal = GAT deviates from GCN')

        # Add diagonal line
        lims = [0, max(np.max(gcn_weights), np.max(gat_weights)) * 1.1]
        ax.plot(lims, lims, 'r--', alpha=0.5, label='y=x (perfect agreement)')
        ax.set_xlim(0, lims[1])
        ax.set_ylim(0, lims[1])

        # Correlation
        corr = np.corrcoef(gcn_weights, gat_weights)[0, 1]
        ax.text(0.05, 0.95, f'Correlation: {corr:.3f}',
                transform=ax.transAxes, fontsize=10, va='top')
        ax.legend(fontsize=8)
        ax.grid(True, alpha=0.3)
    else:
        ax.text(0.5, 0.5, 'No attention data', ha='center', va='center',
                transform=ax.transAxes)

    plt.suptitle('GAT Attention Patterns -- What Does Attention Learn?',
                 fontsize=13, fontweight='bold')
    plt.tight_layout()

    save_path = '/Users/sid47/ML Algorithms/38_gat_attention.png'
    fig.savefig(save_path, dpi=100, bbox_inches='tight')
    print(f"Saved: {save_path}")

    return fig


# ============================================================
# MAIN
# ============================================================

if __name__ == '__main__':
    print("=" * 60)
    print("GAT -- Graph Attention Network")
    print("Paradigm: ATTENTION ON GRAPHS")
    print("=" * 60)

    print("""
WHAT THIS MODEL IS:

    Each GAT layer computes (per head k):

        Wh = X @ W^k                              (project features)
        e_ij = LeakyReLU(a_l^k . Wh_i + a_r^k . Wh_j)   (attention logits)
        alpha_ij = softmax_j(e_ij) over neighbors  (attention weights)
        h_i' = SUM_j alpha_ij * Wh_j               (weighted aggregation)

    Hidden layers: h' = CONCAT(head_1, ..., head_K) then ReLU
    Output layer:  h' = MEAN(head_1, ..., head_K) then softmax

KEY DIFFERENCE FROM GCN:
    GCN: weights are FIXED by node degree (1/sqrt(d_i * d_j))
    GAT: weights are LEARNED from node FEATURES (attention)

    This means:
    - Different neighbors contribute differently
    - Weights adapt to the specific input
    - Attention is interpretable (we can visualize it)

KEY HYPERPARAMETERS:
    - n_heads: 4 (more heads = more stable, more expressive)
    - n_hidden: 8 per head (total = n_hidden * n_heads)
    - n_layers: 2-3 (still limited by over-smoothing)
    - dropout: 0.3-0.6 (applied to features AND attention)
    """)

    # Run ablation experiments
    ablation_experiments()

    # Benchmark
    results = benchmark_on_datasets()

    # Generate visualizations
    print("\nGenerating visualizations...")
    fig1 = visualize_gat()
    plt.close(fig1)

    fig2 = visualize_attention_patterns()
    plt.close(fig2)

    print("\n" + "=" * 60)
    print("SUMMARY: What GAT Reveals")
    print("=" * 60)
    print("""
1. ATTENTION = LEARNED NEIGHBOR WEIGHTING
   alpha_ij = softmax(LeakyReLU(a^T [Wh_i || Wh_j]))
   Not all neighbors are treated equally.

2. MULTI-HEAD ATTENTION
   Multiple attention heads capture different relationships.
   Concatenate for hidden layers, average for output.

3. GAT vs GCN
   GCN: fixed weights from graph structure
   GAT: adaptive weights from node features
   GAT is more expressive but has more parameters.

4. ATTENTION IS INTERPRETABLE
   We can visualize which neighbors each node attends to.
   High entropy = uniform (GCN-like), low entropy = selective.

5. OVER-SMOOTHING PERSISTS
   Even with attention, deep GAT still over-smooths.
   2-3 layers remains the practical limit.

6. WHEN TO USE GAT
   - Heterogeneous neighbor importance
   - When interpretability matters
   - Enough training data for attention to learn

CONNECTION TO OTHER FILES:
    36_gcn.py:             Fixed degree-based weights (GAT generalizes this)
    37_graphsage.py:       Sampling + learned aggregation (orthogonal to attention)
    39_gin.py:             Maximum expressiveness via SUM aggregation
    15_transformer.py:     Full self-attention (GAT = sparse, local attention)
    44_graph_transformer.py: Full attention on graphs (GAT only neighbors)

NEXT: 39_gin.py -- How expressive can GNNs be? (WL test)
    """)
